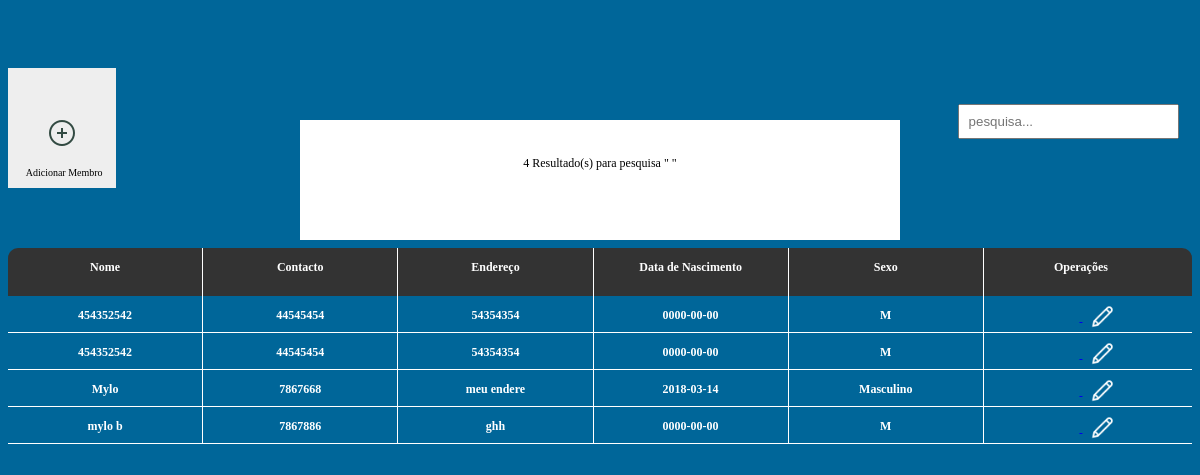
Screenshot of /pesquisa.php with the database file from the repository.
### tables this page shows
CREATE TABLE `dados_pessoais` (
  `id` int(11) NOT NULL,
  `nome` varchar(30) NOT NULL,
  `endereco` varchar(30) NOT NULL,
  `contacto` varchar(12) NOT NULL,
  `data_nascimento` date NOT NULL,
  `sexo` varchar(200) NOT NULL
);

### pesquisa.php (the view, shortened to what this page needs)
<!DOCTYPE html>
<html>
<head>
	<?php
		include("conexao.php");
	?>
</head>
<body onload="load()">
<div id="all" class="all">
	<div class="addButton" onclick="openAdd()" class="add">
		<img src="icon/add.png">
		<span>Adicionar Membro</span>
	</div>
	<form class="pesquisa" action="#" method="POST">
		<input type="text" name="pesquisa" placeholder="pesquisa..." id="textoPesquisa">
	</form>
	<div class="inseridos" style="margin-top: 10em">
			<div class="header" style="width: 100%;height: 4em;background-color: #333;border-top-right-radius: 10px;border-top-left-radius: 10px">
				<div class="dado" style="width: 16.4%;border-right: 1px solid #fff;height: 100%;position: relative;float: left;">
					<span style="top: 1em;color: #fff;font-weight: bold;position: relative;">Nome</span>
				</div>
				<div class="dado" style="width: 16.4%;border-right: 1px solid #fff;height: 100%;position: relative;float: left;">
					<span style="top: 1em;color: #fff;font-weight: bold;position: relative;">Contacto</span>
				</div>
				<div class="dado" style="width: 16.4%;border-right: 1px solid #fff;height: 100%;position: relative;float: left;">
					<span style="top: 1em;color: #fff;font-weight: bold;position: relative;">Endereço</span>
				</div>
				<div class="dado" style="width: 16.4%;border-right: 1px solid #fff;height: 100%;position: relative;float: left;">
					<span style="top: 1em;color: #fff;font-weight: bold;position: relative;">Data de Nascimento</span>
				</div>
				<div class="dado" style="width: 16.4%;border-right: 1px solid #fff;height: 100%;position: relative;float: left;">
					<span style="top: 1em;color: #fff;font-weight: bold;position: relative;">Sexo</span>
				</div>
				<div class="dado" style="width: 16.4%;height: 100%;position: relative;float: left;">
					<span style="top: 1em;color: #fff;font-weight: bold;position: relative;">Operações</span>
				</div>
			</div>
			<?php
					$pesquisa = $_GET['pesquisa'];
					$listar = "SELECT * FROM dados_pessoais WHERE nome like '%$pesquisa%' ORDER BY nome ASC";
					$listarSQLI = mysqli_query($mysqli,$listar);
					$num = mysqli_num_rows($listarSQLI);
			?>
			<div style="position: fixed;top: -10em;width: 50%;left: 25%;height: 10em;background-color: #fff;z-index: 900" id="info">
				<span style="position: relative; top: 3em">
					<?php
						echo $num;
					?>
					Resultado(s) para pesquisa "
					?> "
				</span>
			</div>
			<?php
					while ($dado = mysqli_fetch_assoc($listarSQLI)) {
						$nome = $dado['nome'];
						$contacto = $dado['contacto'];
						$endereco = $dado['endereco'];
						$data = $dado['data_nascimento'];
						$sexo = $dado['sexo'];
						$id = $dado['id'];
				?>
			<div class="linha" style="border-bottom: 1px solid #fff;height: 3em">
				<div class="dado" style="width: 16.4%;border-right: 1px solid #fff;height: 100%;position: relative;float: left;">
					<span style="top: 1em;color: #fff;font-weight: bold;position: relative;"><?php echo $nome; ?></span>
				</div>
				<div class="dado" style="width: 16.4%;border-right: 1px solid #fff;height: 100%;position: relative;float: left;">
					<span style="top: 1em;color: #fff;font-weight: bold;position: relative;"><?php echo $contacto; ?></span>
				</div>
				<div class="dado" style="width: 16.4%;border-right: 1px solid #fff;height: 100%;position: relative;float: left;">
					<span style="top: 1em;color: #fff;font-weight: bold;position: relative;"><?php echo $endereco; ?></span>
				</div>
				<div class="dado" style="width: 16.4%;border-right: 1px solid #fff;height: 100%;position: relative;float: left;">
					<span style="top: 1em;color: #fff;font-weight: bold;position: relative;"><?php echo $data; ?></span>
				</div>
				<div class="dado" style="width: 16.4%;border-right: 1px solid #fff;height: 100%;position: relative;float: left;">
					<span style="top: 1em;color: #fff;font-weight: bold;position: relative;"><?php echo $sexo; ?></span>
				</div>
				<div class="dado" style="width: 16.4%;height: 100%;position: relative;float: left;">
					<a href="index.php?apaga=<?php echo $id; ?>">
						<input type="button" name="" style="width: 3em;height: 3em; background-image: url('icon/delete.png');background-repeat: no-repeat;background-position: center;background-color: unset;border: none;background-size: 2em">
						<a echo >
						<input type="button" name="" style="width: 3em;height: 3em; background-image: url('icon/edit.png');background-repeat: no-repeat;background-position: center;background-color: unset;border: none;background-size: 2em" onclick="openAdd()">
					</a>
				</div>
			</div>
		<?php } ?>
	</div>
</div>
</body>
</html>

### pesquisa.php (style rules this page uses)
body { text-align: center;background-color: #069;font-family: Microsoft JhengHei;font-size: 12px }
.addButton { position: relative;float: left;width: 9em;height: 10em;background-color: #eee;text-align: center;top: 5em }
.addButton img { position: relative;margin-top: 45% }
.addButton span { position: absolute;bottom: 1em;width: 100%;left: 2%;font-size: 10px }
.pesquisa { position: relative;float: right;margin-top: 8em;width: 27em }
.pesquisa input[type="text"] { padding: 2.5%;position: relative;float: left;width: 15em;display: one;position: absolute;right: 1em }
.inseridos { position: relative;float: left;width: 100%; }

### rows the page displays
dados_pessoais: nome "454352542", contacto "44545454", endereco "54354354", data_nascimento "0000-00-00", sexo "M"
dados_pessoais: nome "454352542", contacto "44545454", endereco "54354354", data_nascimento "0000-00-00", sexo "M"
dados_pessoais: nome "Mylo", contacto "7867668", endereco "meu endere", data_nascimento "2018-03-14", sexo "Masculino"
dados_pessoais: nome "mylo b", contacto "7867886", endereco "ghh", data_nascimento "0000-00-00", sexo "M"

### other values shown
$num "4"
